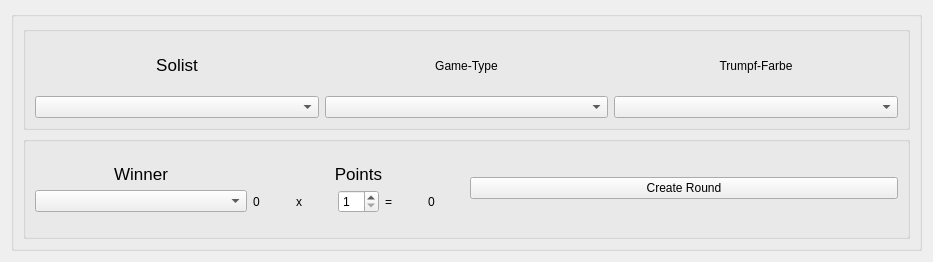
<?xml version="1.0" encoding="UTF-8"?>
<ui version="4.0">
 <class>NewSkatRoundWidget</class>
 <widget class="QWidget" name="NewSkatRoundWidget">
  <property name="geometry">
   <rect>
    <x>0</x>
    <y>0</y>
    <width>933</width>
    <height>262</height>
   </rect>
  </property>
  <property name="windowTitle">
   <string>Form</string>
  </property>
  <layout class="QVBoxLayout" name="verticalLayout">
   <item>
    <widget class="QGroupBox" name="groupBox_3">
     <property name="title">
      <string/>
     </property>
     <layout class="QVBoxLayout" name="verticalLayout_2">
      <item>
       <widget class="QGroupBox" name="groupBox">
        <property name="title">
         <string/>
        </property>
        <property name="flat">
         <bool>true</bool>
        </property>
        <property name="checkable">
         <bool>false</bool>
        </property>
        <layout class="QGridLayout" name="gridLayout">
         <item row="1" column="0">
          <widget class="QComboBox" name="comboBoxSolist"/>
         </item>
         <item row="0" column="0">
          <widget class="QLabel" name="labelSolist">
           <property name="text">
            <string>&lt;!DOCTYPE HTML PUBLIC &quot;-//W3C//DTD HTML 4.0//EN&quot; &quot;http://www.w3.org/TR/REC-html40/strict.dtd&quot;&gt;
&lt;html&gt;&lt;head&gt;&lt;meta name=&quot;qrichtext&quot; content=&quot;1&quot; /&gt;&lt;style type=&quot;text/css&quot;&gt;
p, li { white-space: pre-wrap; }
&lt;/style&gt;&lt;/head&gt;&lt;body style=&quot; font-family:'Lucida Grande'; font-size:13pt; font-weight:400; font-style:normal;&quot;&gt;
&lt;p align=&quot;center&quot; style=&quot; margin-top:0px; margin-bottom:0px; margin-left:0px; margin-right:0px; -qt-block-indent:0; text-indent:0px;&quot;&gt;Solist&lt;/p&gt;&lt;/body&gt;&lt;/html&gt;</string>
           </property>
          </widget>
         </item>
         <item row="0" column="1">
          <widget class="QLabel" name="labelGameType">
           <property name="text">
            <string>Game-Type</string>
           </property>
           <property name="alignment">
            <set>Qt::AlignCenter</set>
           </property>
          </widget>
         </item>
         <item row="1" column="1">
          <widget class="QComboBox" name="comboBoxGameType"/>
         </item>
         <item row="0" column="2">
          <widget class="QLabel" name="labelTrumpfFarbe">
           <property name="text">
            <string>Trumpf-Farbe</string>
           </property>
           <property name="alignment">
            <set>Qt::AlignCenter</set>
           </property>
          </widget>
         </item>
         <item row="1" column="2">
          <widget class="QComboBox" name="comboBoxTrumpfFarbe"/>
         </item>
        </layout>
       </widget>
      </item>
      <item>
       <widget class="QGroupBox" name="groupBox_2">
        <property name="title">
         <string/>
        </property>
        <property name="flat">
         <bool>true</bool>
        </property>
        <layout class="QGridLayout" name="gridLayout_2">
         <item row="1" column="0">
          <layout class="QVBoxLayout" name="verticalLayout_3">
           <item>
            <layout class="QGridLayout" name="gridLayoutNormalGame">
             <item row="0" column="1">
              <widget class="QLabel" name="labelWinner">
               <property name="text">
                <string>&lt;!DOCTYPE HTML PUBLIC &quot;-//W3C//DTD HTML 4.0//EN&quot; &quot;http://www.w3.org/TR/REC-html40/strict.dtd&quot;&gt;
&lt;html&gt;&lt;head&gt;&lt;meta name=&quot;qrichtext&quot; content=&quot;1&quot; /&gt;&lt;style type=&quot;text/css&quot;&gt;
p, li { white-space: pre-wrap; }
&lt;/style&gt;&lt;/head&gt;&lt;body style=&quot; font-family:'Lucida Grande'; font-size:13pt; font-weight:400; font-style:normal;&quot;&gt;
&lt;p align=&quot;center&quot; style=&quot; margin-top:0px; margin-bottom:0px; margin-left:0px; margin-right:0px; -qt-block-indent:0; text-indent:0px;&quot;&gt;Winner&lt;/p&gt;&lt;/body&gt;&lt;/html&gt;</string>
               </property>
              </widget>
             </item>
             <item row="0" column="2">
              <widget class="QLabel" name="labelPoints">
               <property name="text">
                <string>&lt;!DOCTYPE HTML PUBLIC &quot;-//W3C//DTD HTML 4.0//EN&quot; &quot;http://www.w3.org/TR/REC-html40/strict.dtd&quot;&gt;
&lt;html&gt;&lt;head&gt;&lt;meta name=&quot;qrichtext&quot; content=&quot;1&quot; /&gt;&lt;style type=&quot;text/css&quot;&gt;
p, li { white-space: pre-wrap; }
&lt;/style&gt;&lt;/head&gt;&lt;body style=&quot; font-family:'Lucida Grande'; font-size:13pt; font-weight:400; font-style:normal;&quot;&gt;
&lt;p align=&quot;center&quot; style=&quot; margin-top:0px; margin-bottom:0px; margin-left:0px; margin-right:0px; -qt-block-indent:0; text-indent:0px;&quot;&gt;Points&lt;/p&gt;&lt;/body&gt;&lt;/html&gt;</string>
               </property>
              </widget>
             </item>
             <item row="1" column="1">
              <widget class="QComboBox" name="comboBoxWinner"/>
             </item>
             <item row="1" column="2">
              <layout class="QHBoxLayout" name="horizontalLayoutPoints">
               <item>
                <widget class="QLabel" name="labelBasicPoints">
                 <property name="text">
                  <string>0</string>
                 </property>
                </widget>
               </item>
               <item>
                <widget class="QLabel" name="label_2">
                 <property name="text">
                  <string>x</string>
                 </property>
                </widget>
               </item>
               <item>
                <widget class="QSpinBox" name="spinBoxMultiplikator">
                 <property name="minimum">
                  <number>1</number>
                 </property>
                </widget>
               </item>
               <item>
                <widget class="QLabel" name="label_3">
                 <property name="text">
                  <string>=</string>
                 </property>
                </widget>
               </item>
               <item>
                <widget class="QLabel" name="labelResultPoints">
                 <property name="text">
                  <string>0</string>
                 </property>
                </widget>
               </item>
              </layout>
             </item>
            </layout>
           </item>
           <item>
            <layout class="QVBoxLayout" name="verticalLayoutRamsch"/>
           </item>
          </layout>
         </item>
         <item row="1" column="1">
          <widget class="QPushButton" name="pushButtonCreateRound">
           <property name="text">
            <string>Create Round</string>
           </property>
          </widget>
         </item>
        </layout>
       </widget>
      </item>
     </layout>
    </widget>
   </item>
  </layout>
 </widget>
 <resources/>
 <connections/>
</ui>
